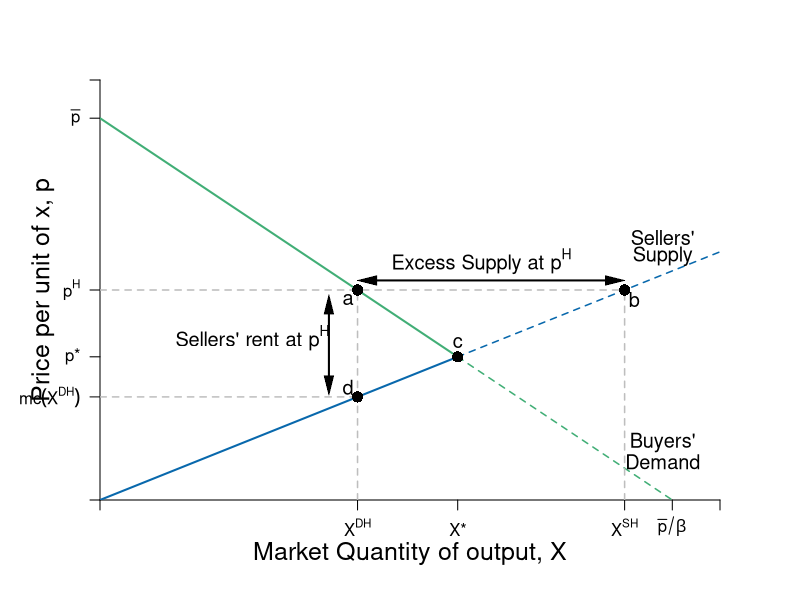

This chart was generated by the following R code:
require(shape)
pdf(file = "competitionmarkets/demand_supply_excess_S.pdf", width = 9, height = 7)

#Set parameters for graphics
axislabelsize <- 1.5
labelsize <- 1.2
graphlinewidth <- 2
segmentlinewidth <- 1.5

COL <- c("#7fc97f", "#beaed4", "#fdc086", "#ffff99", "#386cb0", "#f0027f", "#bf5b17", "#666666")
COLA <- c("#e0f3db", "#99d8c9","#66c2a4","#41ae76", "#238b45", "#005824")
COLB <- c("#c6dbef", "#4eb3d3", "#2b8cbe", "#0868ac","#084081")
COLC <- c("#fcfbfd", "#efedf5", "#dadaeb", "#bcbddc", "#9e9ac8", "#807dba", "#6a51a3", "#54278f", "#3f007d")

par(mar =  c(5, 5, 4, 4))

Demand <- function(x, rmax = 20, xmax = 12, n = 10) {
  rmax - (rmax/(n*xmax))*x
}

mrsA <- function(x, rmax = 20, xmax = 10) {
  rmax - (rmax/xmax)*x
}

uA <- function(x, y, rmax = 20, xmax = 10) {
  y + rmax*x - (1/2)(rmax/xmax)*x^2
}


Supply <- function(x, c1 = 0, c2 = 0.05){
  c1 + 2*c2*x
}

xlims <- c(0, 130)
ylims <- c(0, 22)

npts <- 501 
x <- seq(xlims[1], xlims[2], length.out = npts)
y <- seq(ylims[1], ylims[2], length.out = npts) 
a <- c(46.08, 55, 64)
b <- c(46.08, 55, 64)

plot(0, 0, xlim = xlims, ylim = ylims, type = "n",
     xlab = expression(paste("")),
     ylab = expression(paste("")), 
     xaxt = "n", 
     yaxt = "n", 
     cex.lab = axislabelsize, 
     bty = "n",
     xaxs="i", 
     yaxs="i")

# ticksy <- seq(from = 0, to = ylims[2], by = 2)
# ylabels <- seq(from = 0, to = ylims[2], by = 2)
# ticksx <- seq(from = 0, to = xlims[2], by = 2)
# xlabels <- seq(from = 0, to = xlims[2], by = 2)
ticksy <- c(0, Supply(x = 54), 7.5, 11, 20, ylims[2])
ylabels <- c(NA,  expression(paste(mc(X^{DH}))), expression(paste(p,"*")), expression(paste(p^H)), expression(paste(bar(p) )), NA)
ticksx <- c(0, 54, 75, 110, 120, xlims[2])
xlabels <- c(NA, expression(paste(X^{DH})), expression(paste(X,"*")), expression(paste(X^{SH})), expression(paste(bar(p)/beta )), NA)

axis(1, at = ticksx, pos = 0, labels = xlabels)
axis(2, at = ticksy, pos = 0, labels = ylabels, las = 1)

npts <- 500 
xx1 <- seq(xlims[1], 75, length.out = npts)
xx2 <- seq(75, xlims[2], length.out = npts)

#Lines for mrs graph
lines(xx1, Demand(xx1), col = COLA[4], lwd = graphlinewidth)
lines(xx2, Demand(xx2), col = COLA[4], lty = 2, lwd = segmentlinewidth)
lines(xx1, Supply(xx1), col = COLB[4], lwd = graphlinewidth)
lines(xx2, Supply(xx2), col = COLB[4], lty = 2, lwd = segmentlinewidth)

#lines(xx1, mrsA(xx1, rmax = 20, xmax = 10), col = COLA[4], lwd = graphlinewidth)

# segments(0, 7.5, 75, 7.5, lty = 2, "gray" , lwd = segmentlinewidth)
# segments(75, 0, 75, 7.5, lty = 2, col = "gray" , lwd = segmentlinewidth)
points(75, 7.5, pch = 16, col = "black", cex = 1.5)
text(75, 8.25, expression(c), cex = labelsize)

segments(0, Demand(x = 54), 110, Supply(x = 110), lty = 2, "gray" , lwd = segmentlinewidth)
segments(110, 0, 110, Supply(x = 110), lty = 2, col = "gray" , lwd = segmentlinewidth)
segments(54, 0, 54, Demand(x = 54), lty = 2, col = "gray" , lwd = segmentlinewidth)
segments(0, Supply(x = 54), 54, Supply(x = 54), lty = 2, col = "gray" , lwd = segmentlinewidth)
points(54, Demand(x = 54), pch = 16, col = "black", cex = 1.5)
points(54, Supply(x = 54), pch = 16, col = "black", cex = 1.5)
points(110, Supply(x = 110), pch = 16, col = "black", cex = 1.5)
text(54 - 2, Demand(x = 54) - 0.5, expression(a), cex = labelsize)
text(54 - 2, Supply(x = 54) + 0.5, expression(d), cex = labelsize)
text(110 + 2, Supply(x = 110) - 0.5, expression(b), cex = labelsize)

# segments(0, Supply(x = 60), 84, Demand(x = 84), lty = 2, "gray" , lwd = segmentlinewidth)
# segments(60, 0, 60, Supply(x = 60), lty = 2, col = "gray" , lwd = segmentlinewidth)
# segments(84, 0, 84, Demand(x = 84), lty = 2, col = "gray" , lwd = segmentlinewidth)
# points(60, Supply(x = 60), pch = 16, col = "black", cex = 1.5)
# points(84, Demand(x = 84), pch = 16, col = "black", cex = 1.5)
# text(84, Demand(x = 84) + 0.75, expression(d), cex = labelsize)
# text(60, Supply(x = 60) + 0.75, expression(c), cex = labelsize)


#Label axes
mtext(expression(paste("Market Quantity of output, ", X)), side=1, line = 2.5, cex = axislabelsize)
text(-12, 0.5*ylims[2], expression(paste("Price per unit of x, ", p)), xpd = TRUE, cex = axislabelsize, srt = 90) 
# 
# points(50, 10, pch = 16, col = "black", cex = 1.5)
# text(52, 10.5, expression(M))

#segments(4.11765, 6.17647, 5.88, 8.88, lty = 1, col = COL[2] , lwd = graphlinewidth)
text(118, 13.75, expression("Sellers'"), cex = labelsize)
text(118, 12.75, expression("Supply"), cex = labelsize)
#text(7.3, 2.5, expression("Curve"))

Arrows(56, 11.5, 108, 11.5, col = "black", lty = 1, code = 3, lwd = 2, arr.type = "triangle", arr.lwd = 0.5)
text(80, 12.5, expression(paste("Excess Supply at ", p^H)), cex = labelsize)

Arrows(48, 6, 48, 10.25, col = "black", lty = 1, code = 3, lwd = 2, arr.type = "triangle", arr.lwd = 0.5)
text(32, 8.5, expression(paste("Sellers' rent at ", p^H)), cex = labelsize)


# Arrows(62, 5.5, 82, 5.5, col = "black", lty = 1, code = 3, lwd = 2, arr.type = "triangle", arr.lwd = 0.5)
# text(72, 4.75, expression(paste("Excess")), cex = labelsize)
# text(72, 3.75, expression(paste("Demand")), cex = labelsize)
# text(72, 2.75, expression(paste("at ", p^L)), cex = labelsize)


#Label Demand
text(118, 3, expression(paste("Buyers'")), cex = labelsize)
text(118, 2, expression(paste("Demand")), cex = labelsize)

dev.off()
